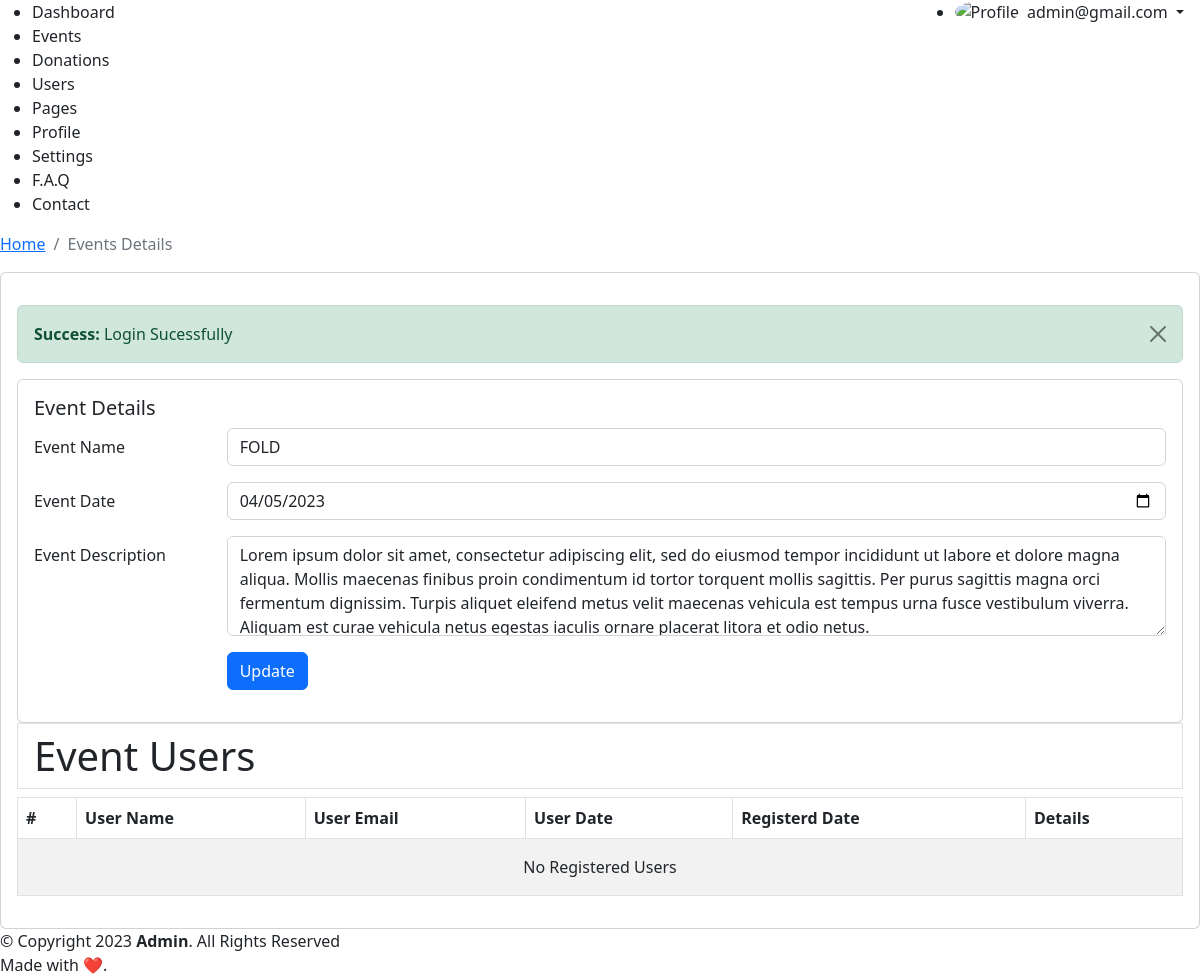
Page /admin/eventDetails.php?event_id=3 (signed in) on the earlier database version.
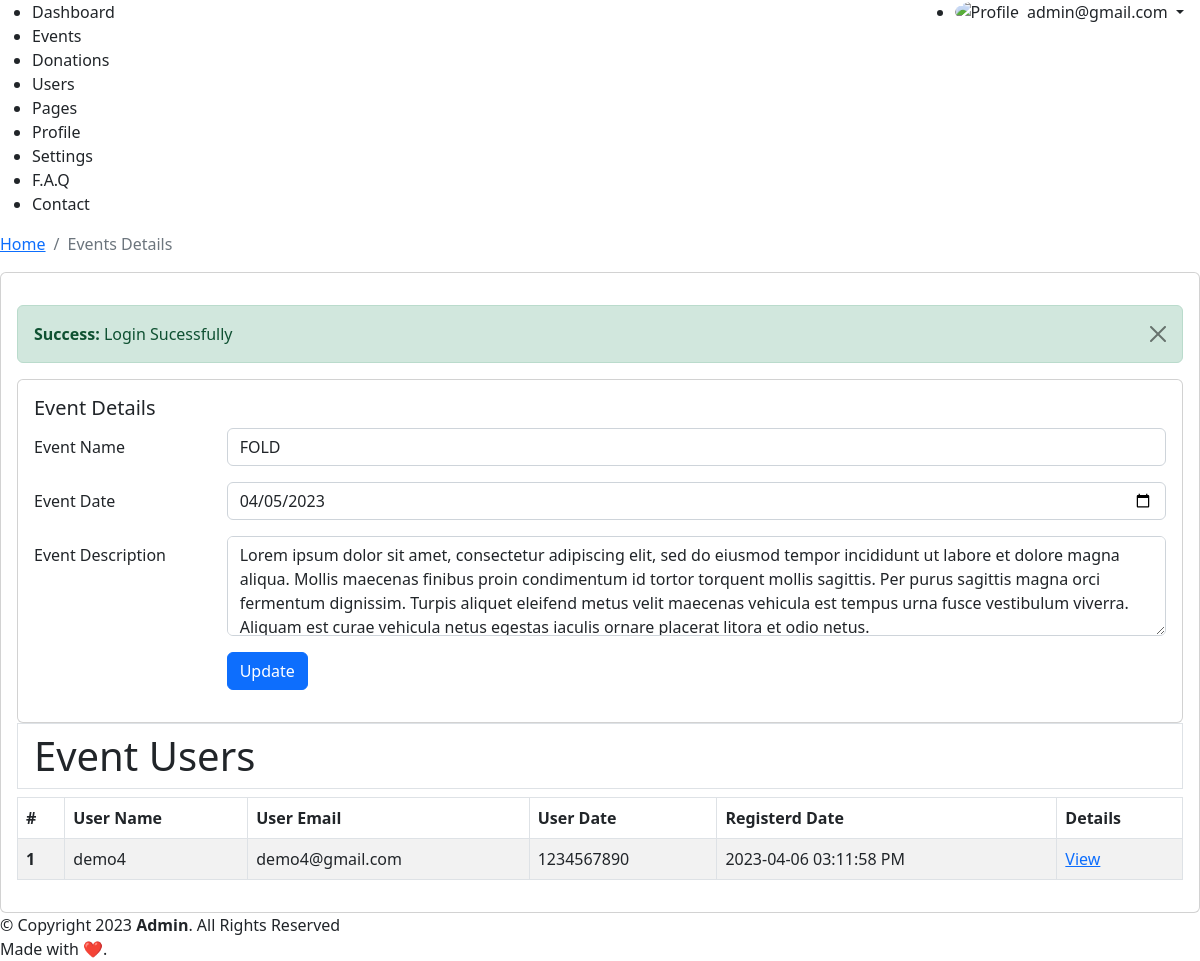
Same page on the later database version.
### tables this page shows
CREATE TABLE `tbl_event_register` (
  `id` int(11) NOT NULL,
  `event_id` int(11) NOT NULL,
  `user_id` int(11) NOT NULL,
  `date` varchar(255) NOT NULL
);

CREATE TABLE `tbl_users` (
  `id` int(11) NOT NULL,
  `name` varchar(255) NOT NULL,
  `email` varchar(255) NOT NULL,
  `password` varchar(255) NOT NULL,
  `phone` varchar(13) NOT NULL,
  `aboutme` text NOT NULL,
  `role` int(11) NOT NULL DEFAULT '1' COMMENT '0-admin\r\n1-user',
  `created_at` varchar(255) NOT NULL
);

### admin/eventDetails.php (the view, shortened to what this page needs)
<?php require_once (dirname(__DIR__)) . "/config/conn.php"; ?>
<?php
$helper->IsAccessibleByAdmin();
if(isset($_GET['event_id']) && !empty($_GET['event_id'])){
    $event_id = $_GET['event_id'];
    $sqlEventChk = "SELECT a.* FROM tbl_events a WHERE a.id = $event_id";
    $resultEventChk = $conn -> query($sqlEventChk);
    $rowEvent = $resultEventChk -> fetch_assoc();
} else {
    $helper->Redirect(ADMIN_URL . "events.php");
}
$sqlEventUsers = "SELECT c.*, b.date AS reg_date  FROM tbl_events a JOIN tbl_event_register b ON a.id = b.event_id JOIN tbl_users C ON b.user_id=c.id WHERE a.id = $event_id";
$resultEventUsers = $conn -> query($sqlEventUsers);
$rowEventUsers = $resultEventUsers -> fetch_all(MYSQLI_ASSOC);
?>
<?php
require_once __DIR__ . "/include/layout-start.php";
?>
<section class="section">
    <div class="card">
        <div class="card-body">
            <h5 class="card-title">Event Details</h5>
            <form method="post">
                <div class="row mb-3">
                    <label for="inputText" class="col-sm-2 col-form-label">Event Name</label>
                    <div class="col-sm-10">
                    <input type="text" name="name" required class="form-control" value="<?=$rowEvent["name"]?>">
                    </div>
                </div>
                <div class="row mb-3">
                    <label for="inputDate" class="col-sm-2 col-form-label">Event Date</label>
                    <div class="col-sm-10">
                    <input type="date" name="date" required class="form-control" value="<?=$rowEvent["date"]?>">
                    </div>
                </div>
                <div class="row mb-3">
                    <label for="inputPassword" class="col-sm-2 col-form-label">Event Description</label>
                    <div class="col-sm-10">
                    <textarea class="form-control" name="description" style="height: 100px"><?=$rowEvent["description"]?></textarea>
                    </div>
                </div>
                <div class="row mb-3">
                    <label class="col-sm-2 col-form-label"></label>
                    <div class="col-sm-10">
                    <button type="submit" name="update" class="btn btn-primary">Update</button>
                    </div>
                </div>
            </form>
        </div>
    </div>
</section>
<div class="table-responsive">
    <h1 class="py-2 px-3 border border-1">Event Users</h1>
    <table class="table table-bordered  table-striped">
        <thead>
            <tr>
                <th scope="col">#</th>
                <th scope="col">User Name</th>
                <th scope="col">User Email</th>
                <th scope="col">User Date</th>
                <th scope="col">Registerd Date</th>
                <th scope="col">Details</th>
            </tr>
        </thead>
        <tbody>
            <?php
            $sl = 0;
            foreach ($rowEventUsers as $key => $value) {
                $sl++;
            ?>
                <tr>
                    <th scope="row"><?=$sl?></th>
                    <td><?=$value['name']?></td>
                    <td><?=$value['email']?></td>
                    <td><?=$value['phone']?></td>
                    <td><?=$value['reg_date']?></td>
                    <td>
                        <a href="<?=ADMIN_URL?>user.php?user_id=<?=$value['id']?>">
                            View
                        </a>
                    </td>
                </tr>
            <?php } ?>
            <?php if($sl == 0) { ?>
                <tr>
                    <td colspan="7">
                        <div class="text-center py-2">
                            No Registered Users
                        </div>
                    </td>
                </tr>
            <?php } ?>
        </tbody>
    </table>
</div>
<?php require_once __DIR__ . "/include/layout-end.php"; ?>

Differences in the rows shown:
added tbl_event_register: user.name "demo4", user.email "demo4@gmail.com", user.phone "1234567890", date "2023-04-06 03:11:58 PM"
Other differences:
text no longer shown: "No Registered Users"
